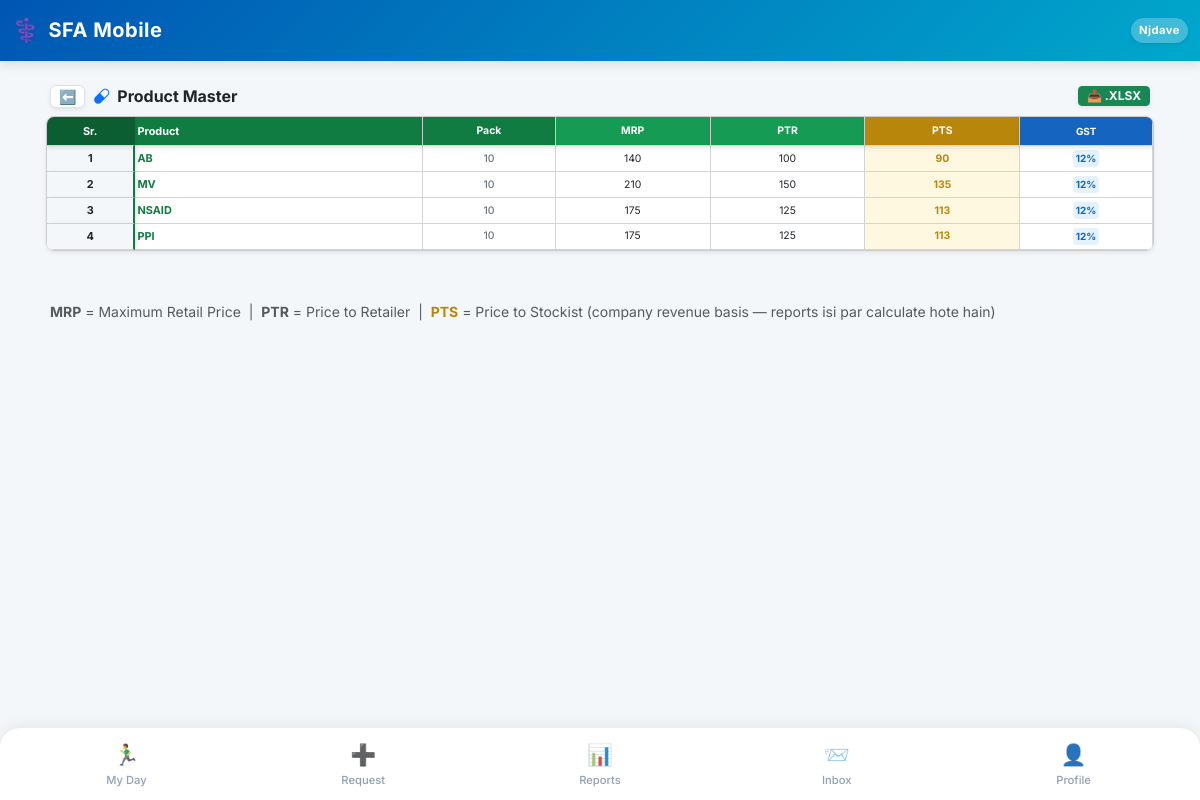
The page /view/products/ (signed in) on the database its author committed.
### SFA/models.py (models this page shows, shortened)
class Employee(models.Model):
    user = models.OneToOneField(User, on_delete=models.CASCADE, null=True, blank=True)
    company = models.ForeignKey(Company, on_delete=models.PROTECT, related_name='employees') # Already Correct
    DESIGNATION_CHOICES = [
        ('MR', 'Medical Representative'),
        ('ABM', 'Area Business Manager'),
        ('RBM', 'Regional Business Manager'),
        ('ZBM', 'Zonal Business Manager'),
        ('NSM', 'National Sales Manager'),
        ('Admin', 'System Administrator'),
    ]
    name = models.CharField(max_length=100)
    employee_code = models.CharField(max_length=50, unique=True)
    designation = models.CharField(max_length=5, choices=DESIGNATION_CHOICES, default='MR')
    manager = models.ForeignKey('self', on_delete=models.SET_NULL, null=True, blank=True, related_name='subordinates')
    headquarter = models.ForeignKey(Territory, on_delete=models.SET_NULL, null=True, blank=True)
    phone = models.CharField(max_length=15)
    joining_date = models.DateField(default=timezone.now, help_text="Employee ki company join karne ki date. DCR calendar is date se aage hi banega, pehle ka nahi.")
    photo = models.ImageField(upload_to='employee_photos/', blank=True, null=True, help_text="Employee ki profile photo")
    address = models.TextField(blank=True, null=True, help_text="Employee ka home address")
    is_active = models.BooleanField(default=True, help_text="False matlab ye employee company chhod chuka hai ya inactive hai.")
    leaving_date = models.DateField(null=True, blank=True, help_text="Employee ke company chhodne ki tareekh.")
    dob = models.DateField(null=True, blank=True, verbose_name="Date of Birth")
    anniversary = models.DateField(null=True, blank=True, verbose_name="Marriage Anniversary")
    blood_group = models.CharField(max_length=10, blank=True, null=True)
    emergency_contact = models.CharField(max_length=15, blank=True, null=True)
    permanent_address = models.TextField(blank=True, null=True)
    father_name = models.CharField(max_length=100, blank=True, null=True)
    father_dob = models.DateField(null=True, blank=True)
    father_mobile = models.CharField(max_length=15, blank=True, null=True)
    father_occupation = models.CharField(max_length=100, blank=True, null=True)
    mother_name = models.CharField(max_length=100, blank=True, null=True)
    mother_dob = models.DateField(null=True, blank=True)
    mother_mobile = models.CharField(max_length=15, blank=True, null=True)
    mother_occupation = models.CharField(max_length=100, blank=True, null=True)
    spouse_name = models.CharField(max_length=100, blank=True, null=True)
    spouse_dob = models.DateField(null=True, blank=True)
    spouse_mobile = models.CharField(max_length=15, blank=True, null=True)
    spouse_occupation = models.CharField(max_length=100, blank=True, null=True)
    child1_name = models.CharField(max_length=100, blank=True, null=True)
    child1_dob = models.DateField(null=True, blank=True)
    child2_name = models.CharField(max_length=100, blank=True, null=True)
    child2_dob = models.DateField(null=True, blank=True)
    EMPLOYMENT_STATUS_CHOICES = [
        ('active', 'Active'),
        ('resigned', 'Resigned'),
        ('retired', 'Retired'),
        ('transferred', 'Transferred'),
        ('terminated', 'Terminated'),
        ('vacant', 'Vacant (Placeholder)'),   # 🌟 Dummy employee jab tak naya MR na aaye
        ('archived', 'Archived (Old Dummy)'), # 🌟 Dummy jiska kaam ho gaya, naye employee ko sab de diya
    ]
    employment_status = models.CharField(
        max_length=15, choices=EMPLOYMENT_STATUS_CHOICES, default='active',
        help_text="is_active sirf access/login control karta hai; ye field WAJAH/reason batata hai."
    )
    is_placeholder = models.BooleanField(
        default=False,
        help_text="True = ye ek 'Vacant_<HQ>' dummy employee hai, asli insaan nahi. Joint Work me normal employee jaisa hi treat hota hai (use individual hi maana jayega)."
    )

class Product(models.Model):
    GST_SLAB_CHOICES = [
        (0, '0%'),
        (5, '5%'),
        (12, '12%'),
        (18, '18%'),
        (28, '28%'),
    ]
    company = models.ForeignKey(Company, on_delete=models.CASCADE, related_name='products') # 🌟 CHANGED
    name = models.CharField(max_length=150)
    pack_size = models.CharField(max_length=50)
    mrp = models.DecimalField(max_digits=10, decimal_places=2, default=0)
    ptr = models.DecimalField(max_digits=10, decimal_places=2, default=0)   # Price to Retailer
    pts = models.DecimalField(max_digits=10, decimal_places=2, default=0)   # Price to Stockist — company ko kitna milta hai
    gst_slab = models.PositiveSmallIntegerField(choices=GST_SLAB_CHOICES, default=12)

### SFA/views/reports.py (the view, shortened to what this page needs)
# urls.py: path('view/products/', views.product_master_view, name='product_master'),
@employee_required
def product_master_view(request, employee):
    products = Product.objects.filter(company=employee.company).order_by('name')
    return render(request, 'product_master.html', {'products': products})
    return render(request, 'product_master.html', {'products': products})

### SFA/context_processors.py (called while the page is built)
def notification_counts(request):
    if request.user.is_authenticated and hasattr(request.user, 'employee'):
        employee = request.user.employee
        return {
            'unread_notif_count': SystemNotification.objects.filter(
                employee=employee, is_read=False
            ).count(),
            'unread_msg_count': DirectMessage.objects.filter(
                receiver=employee, is_read=False
            ).count(),
        }
    return {
        'unread_notif_count': 0,
        'unread_msg_count': 0,
    }

### SFA/templates/product_master.html (shortened to what this page needs)
{% extends 'base.html' %}
{% block content %}
<div class="container-fluid p-0 mb-4 mt-1">
    <div class="d-flex align-items-center gap-2 mb-2 px-2">
        <a href="{% url 'view_hub' %}" class="btn btn-light shadow-sm btn-sm px-2 py-0 rounded-2 border bg-white text-secondary">⬅️</a>
        <h6 class="fw-bold text-dark mb-0 flex-grow-1"><i class="bi bi-capsule text-primary me-1"></i> Product Master</h6>
        <a href="?export=excel" class="btn btn-success btn-sm fw-bold shadow-sm px-2 py-0" style="font-size: 0.75rem;">
            📥 .XLSX
        </a>
    </div>
    <div class="card border-0 shadow-sm bg-white mx-1 mb-5" style="border-radius: 8px;">
        <div class="excel-table-wrapper" style="border-radius: 8px;">
            <table class="excel-table">
                <thead>
                    <tr>
                        <th style="background-color: #0b5e31; color: white;">Sr.</th>
                        <th style="background-color: #107C41; color: white; text-align: left;">Product</th>
                        <th style="background-color: #107C41; color: white;">Pack</th>
                        <th style="background-color: #159b53; color: white;">MRP</th>
                        <th style="background-color: #159b53; color: white;">PTR</th>
                        <th style="background-color: #b8860b; color: white;">PTS</th>
                        <th style="background-color: #1565c0; color: white;">GST</th>
                    </tr>
                </thead>
                <tbody>
                    {% for p in products %}
                    <tr>
                        <td class="fw-bold text-dark">{{ forloop.counter }}</td>
                        <td>{{ p.name }}</td>
                        <td class="text-secondary fw-medium">{{ p.pack_size }}</td>
                        <td class="text-dark">{{ p.mrp|floatformat:0 }}</td>
                        <td class="text-dark">{{ p.ptr|floatformat:0 }}</td>
                        <td class="pts-col">{{ p.pts|floatformat:0 }}</td>
                        <td><span class="gst-badge">{{ p.gst_slab }}%</span></td>
                    </tr>
                    {% empty %}
                    <tr><td colspan="100%" class="text-center text-muted py-4">Koi Product system mein define nahi hai.</td></tr>
                    {% endfor %}
                </tbody>
            </table>
        </div>
    </div>
    <div class="px-2">
        <small class="text-muted">
            <strong>MRP</strong> = Maximum Retail Price &nbsp;|&nbsp;
            <strong>PTR</strong> = Price to Retailer &nbsp;|&nbsp;
            <strong class="text-warning" style="color:#b8860b !important;">PTS</strong> = Price to Stockist (company revenue basis — reports isi par calculate hote hain)
        </small>
    </div>
</div>
{% endblock %}

### SFA/templates/base.html (shortened to what this page needs)
<!DOCTYPE html>
<html lang="en">
<head>
    <link href="https://cdn.jsdelivr.net/npm/bootstrap@5.3.0/dist/css/bootstrap.min.css" rel="stylesheet">
    <link href="https://cdn.jsdelivr.net/npm/bootstrap-icons@1.11.0/font/bootstrap-icons.css" rel="stylesheet">
</head>
<body>
    <nav class="navbar navbar-dark navbar-custom sticky-top">
        <div class="container-fluid py-1">
            <span class="navbar-brand mb-0 h1 d-flex align-items-center gap-2">
                <span style="font-size: 1.4rem;">⚕️</span> SFA Mobile
            </span>
            <div class="d-flex align-items-center gap-3">
                <span class="text-white fw-bold bg-white bg-opacity-25 px-2 py-1 rounded-pill shadow-sm" style="font-size: 0.70rem; letter-spacing: 0.5px;">
                    {{ request.user.employee.name|default:"Guest"|truncatechars:10 }}
                </span>
            </div>
        </div>
    </nav>
    <div class="container mt-4 mb-4">
        {% block content %}
        {% endblock %}
    </div>
    <div class="fixed-bottom bottom-nav d-flex justify-content-between align-items-center">
        {% if request.user.employee.designation != 'Admin' and request.user.employee.designation != 'System Administrator' %}
        <a href="{% url 'mr_dashboard' %}" class="nav-item {% if request.resolver_match.url_name == 'mr_dashboard' or request.resolver_match.url_name == 'day_start' or request.resolver_match.url_name == 'day_end' %}active{% endif %}">
            <span class="nav-icon">🏃‍♂️</span>My Day
        </a>
        {% endif %}
        <a href="{% url 'request_hub' %}" class="nav-item {% if request.resolver_match.url_name == 'request_hub' %}active{% endif %}">
            <span class="nav-icon">➕</span>Request
        </a>
        <a href="{% url 'view_hub' %}" class="nav-item {% if request.resolver_match.url_name == 'view_hub' or request.resolver_match.url_name == 'dcr_report' %}active{% endif %}">
            <span class="nav-icon">📊</span>Reports
        </a>
        <a href="{% url 'web_inbox' %}" class="nav-item {% if request.resolver_match.url_name == 'web_inbox' or request.resolver_match.url_name == 'web_compose' %}active{% endif %}">
            <span class="nav-icon">📨</span>Inbox
        </a>
        <a href="{% url 'profile' %}" class="nav-item {% if request.resolver_match.url_name == 'profile' %}active{% endif %}">
            <span class="nav-icon">👤</span>Profile
        </a>
    </div>
</body>
</html>

### SFA/templates/base.html (style rules this page uses)
:root { --pharma-primary: #0056b3; --pharma-secondary: #00a8cc; --bg-light: #f4f7f9; }
body { font-family: 'Inter', sans-serif; background-color: var(--bg-light); padding-bottom: 85px; }
.navbar-custom { background: linear-gradient(135deg, var(--pharma-primary), var(--pharma-secondary)); box-shadow: 0 4px 10px rgba(0,0,0,0.1); }
.navbar-brand { font-weight: 700; letter-spacing: 0.5px; }
.card { border: none !important; border-radius: 12px; box-shadow: 0 4px 12px rgba(0, 0, 0, 0.05); }
.bottom-nav { background-color: #ffffff; border-top-left-radius: 20px; border-top-right-radius: 20px; box-shadow: 0 -4px 15px rgba(0,0,0,0.06); padding: 5px 8px; }
.nav-item { text-align: center; flex: 1; padding: 6px 0; color: #8fa0b3; font-size: 0.70rem; font-weight: 500; text-decoration: none; border-radius: 12px; transition: all 0.3s ease; }
.nav-icon { font-size: 1.3rem; display: block; margin-bottom: 2px; filter: grayscale(20%); }

### SFA/templates/product_master.html (style rules this page uses)
.excel-table-wrapper { max-height: 75vh; overflow-y: auto; overflow-x: hidden; border-radius: 8px; border: 1px solid #ccc; position: relative; }
.excel-table { table-layout: fixed; border-collapse: separate; border-spacing: 0; width: 100%; background-color: #fff; font-size: 0.75rem; }
.excel-table th, .excel-table td { border-right: 1px solid #d4d4d4; border-bottom: 1px solid #d4d4d4; padding: 4px 2px; vertical-align: middle; text-align: center; white-space: normal; word-wrap: break-word; overflow-wrap: break-word; }
.excel-table thead tr th { position: sticky; top: 0; z-index: 20; color: #fff; background-color: #107C41; box-shadow: 0 2px 4px rgba(0,0,0,0.1); padding: 6px 2px; }
.excel-table thead tr th:first-child { position: sticky; left: 0; z-index: 30; background-color: #0b5e31; border-right: 2px solid #0b5e31; }
.excel-table tbody td:first-child { position: sticky; left: 0; background-color: #f4f7f9; z-index: 10; border-right: 2px solid #107C41; box-shadow: 3px 0 5px -1px rgba(0,0,0,0.1); }
.excel-table tbody td:nth-child(2) { text-align: left; font-weight: bold; color: #107C41; }
.excel-table tbody td.pts-col { background-color: #fff8e1; font-weight: bold; color: #b8860b; }
.gst-badge { display: inline-block; padding: 1px 3px; border-radius: 4px; background-color: #e3f2fd; color: #1565c0; font-weight: bold; font-size: 0.62rem; }
.excel-table th:nth-child(1), .excel-table td:nth-child(1) { width: 8%; font-size: 0.68rem; }
.excel-table th:nth-child(2), .excel-table td:nth-child(2) { width: 26%; font-size: 0.68rem; }
.excel-table th:nth-child(3), .excel-table td:nth-child(3) { width: 12%; font-size: 0.65rem; }
.excel-table th:nth-child(4), .excel-table td:nth-child(4) { width: 14%; font-size: 0.65rem; }
.excel-table th:nth-child(5), .excel-table td:nth-child(5) { width: 14%; font-size: 0.65rem; }
.excel-table th:nth-child(6), .excel-table td:nth-child(6) { width: 14%; font-size: 0.65rem; }
.excel-table th:nth-child(7), .excel-table td:nth-child(7) { width: 12%; font-size: 0.62rem; }

### rows shown on the page
Product: name "AB", pack_size "10", mrp "140", ptr "100", pts "90", gst_slab "12"
Product: name "MV", pack_size "10", mrp "210", ptr "150", pts "135", gst_slab "12"
Product: name "NSAID", pack_size "10", mrp "175", ptr "125", pts "113", gst_slab "12"
Product: name "PPI", pack_size "10", mrp "175", ptr "125", pts "113", gst_slab "12"

### other values the page prints
{{ request.user.employee.name|default:"Guest"|truncatechars:10 }} "Njdave"
